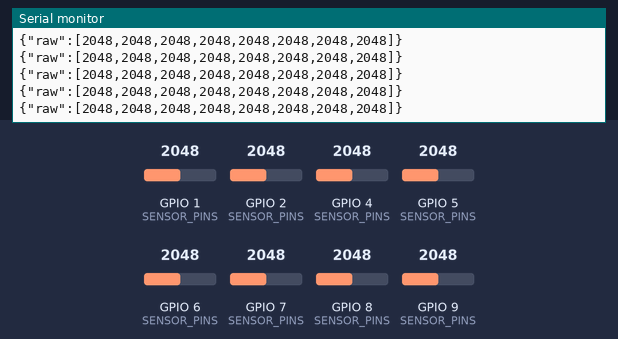
This sketch was run on a simulated ESP32-S3. Parts: the last lines printed to the serial monitor. The test bench sets the inputs (shaded band); at power-on: GPIO 1 (SENSOR_PINS) = 2048, GPIO 2 (SENSOR_PINS) = 2048, GPIO 4 (SENSOR_PINS) = 2048, GPIO 5 (SENSOR_PINS) = 2048, GPIO 6 (SENSOR_PINS) = 2048, GPIO 7 (SENSOR_PINS) = 2048, GPIO 8 (SENSOR_PINS) = 2048, GPIO 9 (SENSOR_PINS) = 2048 (analog values on the 0–4095 scale).

Above: at 1.2 s.
1.3 s: GPIO 1 (SENSOR_PINS) set to 2866
At 1.32 s:
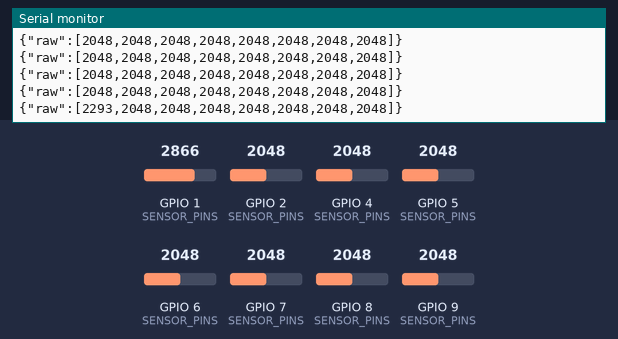
2.8 s: GPIO 2 (SENSOR_PINS) set to 2866
At 2.82 s:
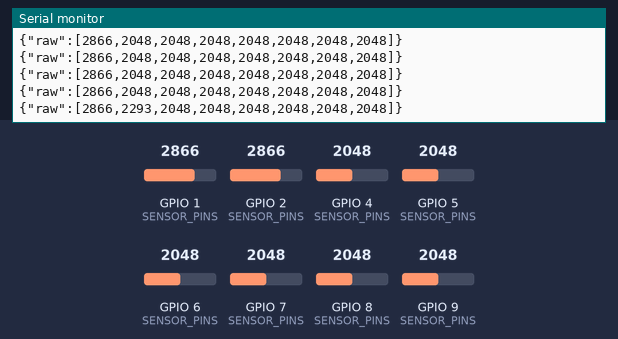
4.3 s: GPIO 4 (SENSOR_PINS) set to 2866
At 4.32 s:
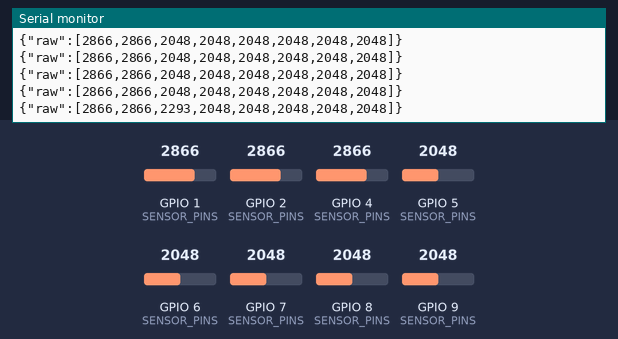
5.8 s: GPIO 5 (SENSOR_PINS) set to 2866
At 5.82 s:
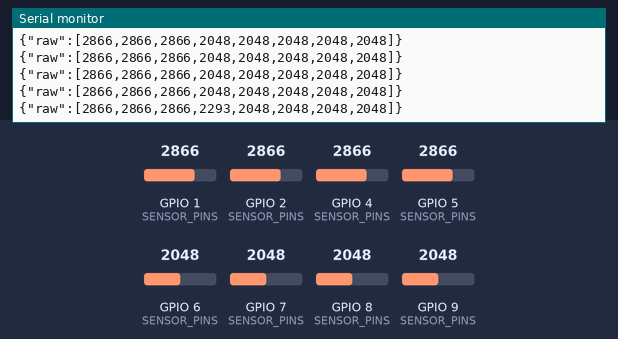
7.3 s: GPIO 6 (SENSOR_PINS) set to 2866
At 7.32 s:
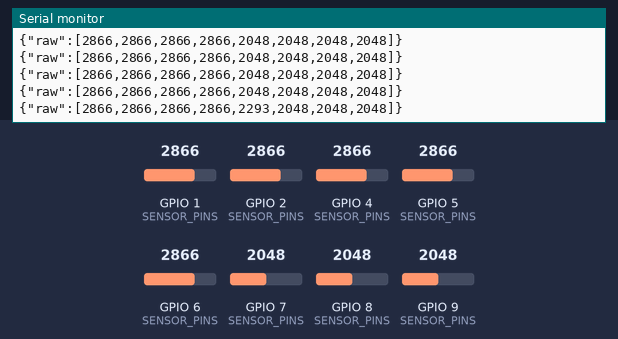
8.8 s: GPIO 7 (SENSOR_PINS) set to 2866
At 8.82 s:
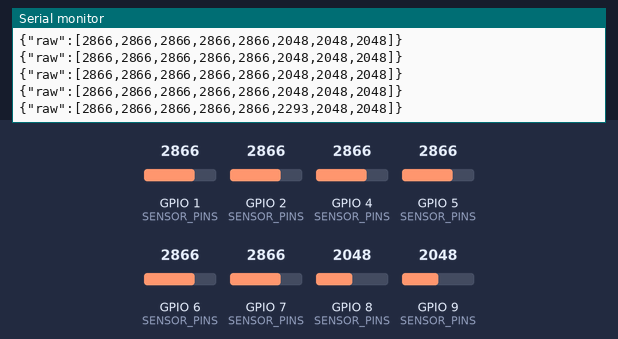
Timing chart, 0 to 11.3 s (numbered marks = the images above; inputs shaded):
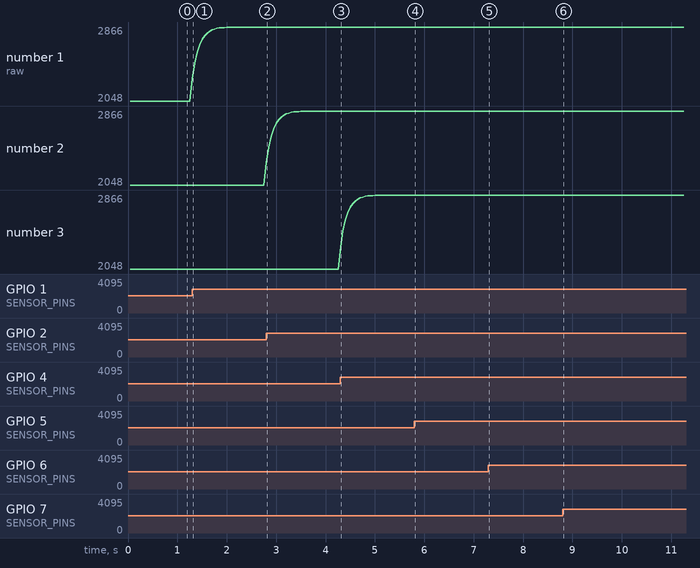

Measured:
- after the input at 1.3 s, the serial monitor: prints a new line at once (image 1)
- after the input at 2.8 s, the serial monitor: prints a new line at once (image 2)
- after the input at 4.3 s, the serial monitor: prints a new line at once (image 3)
- after the input at 5.8 s, the serial monitor: prints a new line at once (image 4)
- after the input at 7.3 s, the serial monitor: prints a new line at once (image 5)
- after the input at 8.8 s, the serial monitor: prints a new line at once (image 6)
- plotted number 1: 2048 → 2866 after the input at 1.3 s

The sketch:

footguard-esp32.ino
```cpp
/*
 * FootGuard pressure platform firmware for the ESP32-S3.
 *
 * Reads the 8 FSR402 sensors and prints one JSON line per frame over USB serial:
 *   {"raw":[a0,a1,a2,a3,a4,a5,a6,a7]}
 * Each value is a 12-bit ADC reading (0–4095), in this order:
 *   left big toe, left inner forefoot, left outer forefoot, left heel,
 *   right big toe, right inner forefoot, right outer forefoot, right heel
 * That order must match SENSOR_ORDER in src/models/pressureProtocol.ts.
 *
 * The board only measures and smooths. Calibration (empty platform, reference press) happens in the app,
 * so it can be redone without reflashing.
 *
 * Wiring for each sensor (see README.md): 3V3 -> FSR402 -> ADC pin, and ADC pin -> 10 kOhm -> GND.
 */
#include <Arduino.h>

static const char *FIRMWARE_VERSION = "0.1.0";

// Must match BAUD_RATE in src/sensors/WebSerialDevice.ts.
static const uint32_t BAUD_RATE = 115200;
// 20 frames per second; the app's fake device sends at the same rate.
static const uint32_t FRAME_INTERVAL_MS = 50;

static const uint8_t SENSOR_COUNT = 8;
// ADC1 pins only (GPIO1-10 on the S3): ADC2 stops working when Wi-Fi is on, which we may add later.
// GPIO3 is skipped because it is a strapping pin.
static const uint8_t SENSOR_PINS[SENSOR_COUNT] = {1, 2, 4, 5, 6, 7, 8, 9};

// Readings averaged per sensor per frame, to cut ADC noise.
static const uint8_t SAMPLES_PER_READ = 4;
// Exponential smoothing between frames: 1.0 is no smoothing, lower is steadier but slower.
static const float SMOOTHING = 0.3f;

static float smoothed[SENSOR_COUNT];
static uint32_t lastFrameAt = 0;

static uint16_t readSensor(uint8_t pin) {
  uint32_t sum = 0;
  for (uint8_t i = 0; i < SAMPLES_PER_READ; i++) {
    sum += analogRead(pin);
  }
  return sum / SAMPLES_PER_READ;
}

void setup() {
  Serial.begin(BAUD_RATE);
  // 12-bit readings; the Arduino-ESP32 default attenuation already covers the full 0-3.3 V range.
  analogReadResolution(12);
  for (uint8_t i = 0; i < SENSOR_COUNT; i++) {
    smoothed[i] = readSensor(SENSOR_PINS[i]);
  }
  // The app ignores this line; it helps when checking the board in a serial monitor.
  Serial.printf("{\"hello\":\"footguard\",\"fw\":\"%s\",\"sensors\":%u}\n", FIRMWARE_VERSION, SENSOR_COUNT);
}

void loop() {
  const uint32_t now = millis();
  if (now - lastFrameAt < FRAME_INTERVAL_MS) {
    return;
  }
  lastFrameAt = now;

  Serial.print("{\"raw\":[");
  for (uint8_t i = 0; i < SENSOR_COUNT; i++) {
    smoothed[i] += SMOOTHING * (readSensor(SENSOR_PINS[i]) - smoothed[i]);
    Serial.print(static_cast<uint16_t>(lroundf(smoothed[i])));
    if (i < SENSOR_COUNT - 1) {
      Serial.print(',');
    }
  }
  Serial.print("]}\n");
}
```
